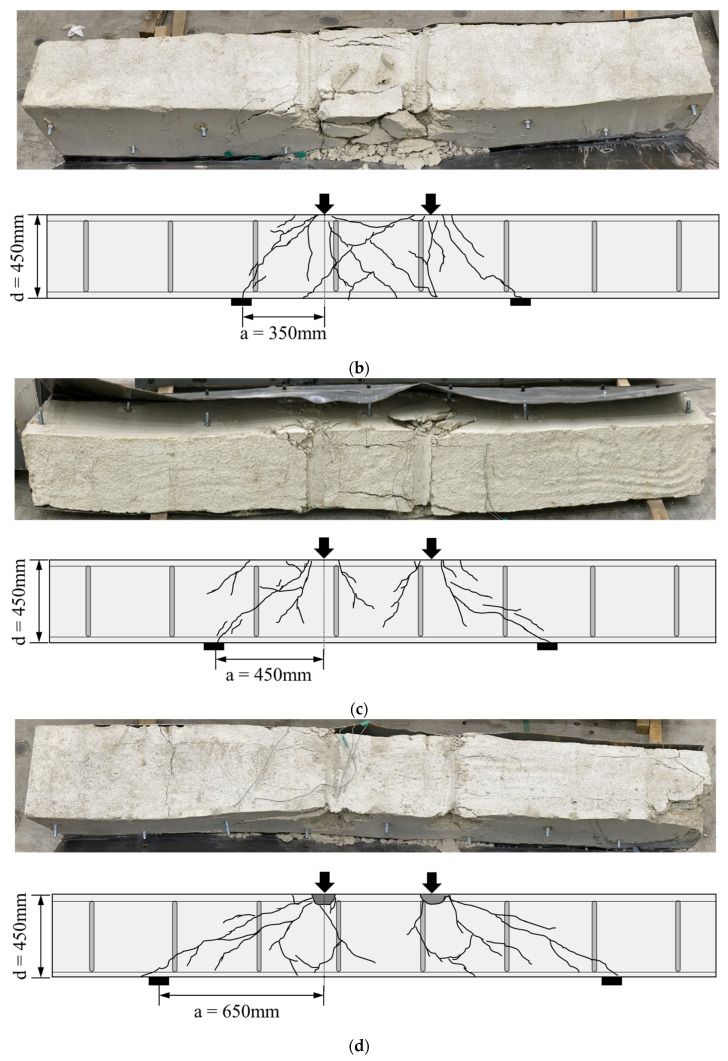
#> input picture data/panels/PMC10179863/materials-16-03419-g007b.png, 728 x 1061 px; its folder holds only this picture in this run
$ python -i preprocess.py   (imports and definitions only)
#> lines starting #> are read from the running program, lines starting #| are printed output that depends on the picture
"""Image preprocessing: grayscale -> CLAHE -> letterbox resize -> blur -> black-hat.

Augmentation policy: only a HORIZONTAL flip is offered. Mirroring a beam left-right
maps flexural cracks to flexural, and shear / flexure-shear cracks to the mirrored
shear span, so the class is unchanged. A VERTICAL flip swaps tension (bottom) and
compression (top) faces and would turn a real crack pattern into a physically
impossible one, so it is deliberately excluded.
"""
import cv2
import numpy as np

import config as C


def load_gray(path):
    """Load any photo or crack map as uint8 grayscale, dark cracks on light background.

    Handles JPG photographs, RGB/RGBA/palette PNGs, 16-bit and binary (0/255) crack maps.
    Transparent pixels (alpha) are composited onto white. If the image is mostly dark
    (median < INVERT_MEDIAN_MAX, e.g. a white-crack-on-black binary map) it is inverted.
    """
    img = cv2.imread(str(path), cv2.IMREAD_UNCHANGED)
    if img is None:
        raise IOError(f"cannot read image: {path}")
    if img.dtype == np.uint16:
        img = (img / 257.0).astype(np.uint8)
    elif img.dtype != np.uint8:
        img = cv2.normalize(img.astype(np.float32), None, 0, 255, cv2.NORM_MINMAX).astype(np.uint8)
    if img.ndim == 3 and img.shape[2] == 4:            # BGRA: composite on white
        a = img[:, :, 3:4].astype(np.float32) / 255.0
        img = (img[:, :, :3] * a + 255.0 * (1 - a)).astype(np.uint8)
    if img.ndim == 3:
        img = cv2.cvtColor(img, cv2.COLOR_BGR2GRAY)
    if C.AUTO_INVERT_DARK and np.median(img) < C.INVERT_MEDIAN_MAX:
        img = 255 - img
    return img


def letterbox(gray, h=C.IMG_H, w=C.IMG_W):
    """Resize keeping aspect ratio, pad the rest with the image median grey."""
    ih, iw = gray.shape
    s = min(h / ih, w / iw)
    nh, nw = max(1, round(ih * s)), max(1, round(iw * s))
    interp = cv2.INTER_AREA if s < 1 else cv2.INTER_LINEAR
    small = cv2.resize(gray, (nw, nh), interpolation=interp)
    canvas = np.full((h, w), int(np.median(small)), dtype=np.uint8)
    top, left = (h - nh) // 2, (w - nw) // 2
    canvas[top:top + nh, left:left + nw] = small
    return canvas


def preprocess_array(gray, clahe=C.USE_CLAHE, blackhat=C.USE_BLACKHAT, flip=False):
    """gray uint8 2-D array -> preprocessed uint8 array of shape (IMG_H, IMG_W)."""
    if clahe:
        gray = cv2.createCLAHE(C.CLAHE_CLIP, C.CLAHE_TILE).apply(gray)
    out = letterbox(gray)
    if C.BLUR_KSIZE > 1:
        out = cv2.GaussianBlur(out, (C.BLUR_KSIZE, C.BLUR_KSIZE), C.BLUR_SIGMA)
    if blackhat:
        k = cv2.getStructuringElement(cv2.MORPH_ELLIPSE, (C.BLACKHAT_KSIZE,) * 2)
        bh = cv2.morphologyEx(out, cv2.MORPH_BLACKHAT, k)  # dark cracks -> bright
        out = cv2.normalize(bh, None, 0, 255, cv2.NORM_MINMAX)
    if flip:  # horizontal flip only (see module docstring)
        out = out[:, ::-1].copy()
    return out


def preprocess(path, **kw):
    return preprocess_array(load_gray(path), **kw)
#> in load_gray, img is the input picture: shape (1061, 728, 3); mean B, G, R 202.9, 207.3, 208.5
#> in preprocess_array, `gray = cv2.createCLAHE(C.CLAHE_CLIP, C.CLAHE_TILE).apply(gray)`:
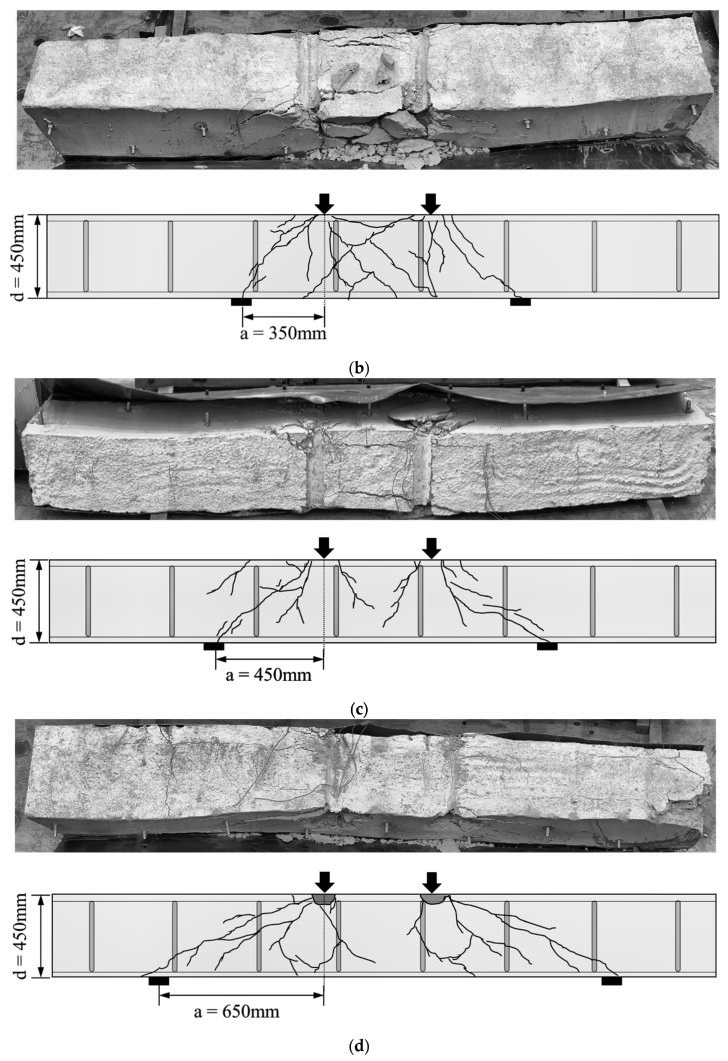
#> gray: shape (1061, 728); min 1, max 255, mean 198.5
#> in letterbox, `small = cv2.resize(gray, (nw, nh), interpolation=interp)`:
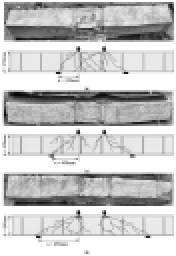
#> small: shape (128, 88) (shown 2 times larger); min 5, max 255, mean 198.5
#> in letterbox, `canvas = np.full((h, w), int(np.median(small)), dtype=np.uint8)`: canvas: shape (128, 256); every value is 213
#> in letterbox, `canvas[top:top + nh, left:left + nw] = small`:
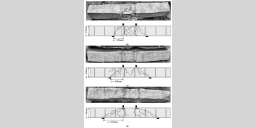
#> canvas: shape (128, 256); min 5, max 255, mean 208
#> in preprocess_array, `out = cv2.GaussianBlur(out, (C.BLUR_KSIZE, C.BLUR_KSIZE), C.BLUR_SIGMA)`:
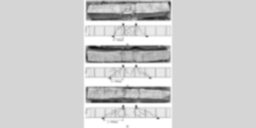
#> out: shape (128, 256); min 15, max 255, mean 207.9
#> in preprocess_array, `bh = cv2.morphologyEx(out, cv2.MORPH_BLACKHAT, k)`:
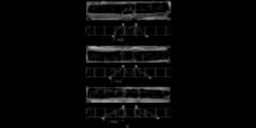
#> bh: shape (128, 256); min 0, max 177, mean 7.6
#> in preprocess_array, `out = cv2.normalize(bh, None, 0, 255, cv2.NORM_MINMAX)`:
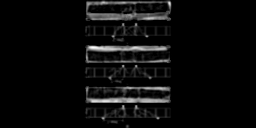
#> out: shape (128, 256); min 0, max 255, mean 10.9

>>> result = preprocess('../data/panels/PMC10179863/materials-16-03419-g007b.png')
